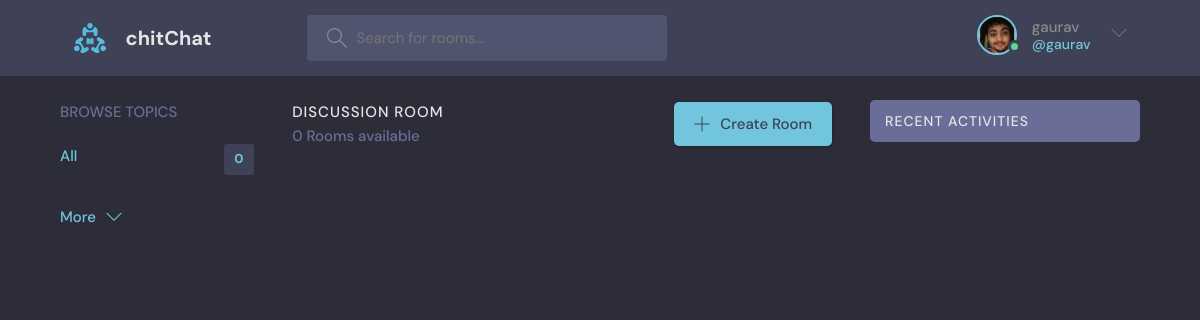
/ (signed in), run on the app's committed database.
### base/models.py (models this page shows)
class User(AbstractUser):
    name= models.CharField(max_length=200,null=True)
    email = models.EmailField(unique=True, null=True)
    bio = models.TextField(null=True)
    avatar = models.ImageField(null=True ,default ="avatar.svg")
    USERNAME_FIELD= 'email'
    REQUIRED_FIELDS= []

### base/views.py (the view)
# urls.py: path('',views.home, name='home'),
def home(request):
    q = request.GET.get('q') if request.GET.get('q') != None else''
    rooms = Room.objects.filter(
        Q(topic__name__icontains=q) |
        Q(name__icontains=q) |
        Q(description__icontains=q)
        )
    topics= Topic.objects.all()[0:5]
    room_count = rooms.count()
    room_messages = Message.objects.filter(Q(room__topic__name__icontains=q))[0
    :3]
    context = {'rooms':rooms , 'topics':topics , 'room_count':room_count,
    'room_messages':room_messages}
    return render(request,'base/home.html',context)

### base/templates/base/home.html (shortened to what this page needs)
{% extends 'main.html' %} {% block content %}
<main class="layout layout--3">
  <div class="container">
    {% include 'base/topics_components.html' %}
    <div class="roomList">
      <div class="roomList__header">
        <div>
          <h2>Discussion Room</h2>
          <p>{{room_count}} Rooms available</p>
        </div>
        <a class="btn btn--main" href="{% url 'create-room' %}">
          <svg
            version="1.1"
            xmlns="http://www.w3.org/2000/svg"
            width="32"
            height="32"
            viewBox="0 0 32 32"
          >
            <title>add</title>
            <path
              d="M16.943 0.943h-1.885v14.115h-14.115v1.885h14.115v14.115h1.885v-14.115h14.115v-1.885h-14.115v-14.115z"
            ></path>
          </svg>
          Create Room
        </a>
      </div>
    </div>
    {% include 'base/activity_component.html' %}
  </div>
</main>
{% endblock %}

### templates/navbar.html (shortened to what this page needs)
{% load static %}
<header class="header header--loggedIn">
  <div class="container">
    <a href="{% url 'home' %}" class="header__logo">
      <img src="{% static 'images/logo.svg' %} " />
      <h1>chitChat</h1>
    </a>
    <form class="header__search" method="GET" action="{% url 'home' %}">
      <label>
        <input name="q" placeholder="Search for rooms..." />
      </label>
    </form>
    <nav class="header__menu">
      {% if request.user.is_authenticated %}
      <div class="header__user">
        <a href="{% url 'update-user' %}">
          <div class="avatar avatar--medium active">
            <img src="{{request.user.avatar.url}}" />
          </div>
          <p>
            {{request.user.username}} <span>@{{request.user.username}}</span>
          </p>
        </a>
        <button class="dropdown-button">
          <svg
            version="1.1"
            xmlns="http://www.w3.org/2000/svg"
            width="32"
            height="32"
            viewBox="0 0 32 32"
          >
            <title>chevron-down</title>
            <path d="M16 21l-13-13h-3l16 16 16-16h-3l-13 13z"></path>
          </svg>
        </button>
      </div>
      {% else %}
      <a href="{% url 'login' %}">
        <img src="{% static 'images/avatar.svg' %}" />
        <p>Login</p>
      </a>
      {% endif %}
    </nav>
  </div>
</header>

### static/styles/style.css (style rules this page uses)
:root { --color-main: #71c6dd; --color-main-light: #e1f6fb; --color-dark: #3f4156; --color-dark-medium: #51546e; --color-dark-light: #696d97; --color-light: #e5e5e5; --color-gray: #8b8b8b; --color-light-gray: #b2bdbd; --color-bg: #2d2d39; --color-success: #5dd693; --color-error: #fc4b0b; }
* { font-family: "DM Sans", -apple-system, BlinkMacSystemFont, "Segoe UI", Roboto, Oxygen, Ubuntu, Cantarell, "Open Sans", "Helvetica Neue", sans-serif; margin: 0; padding: 0; box-sizing: border-box; text-rendering: optimizeLegibility; font-size: inherit; }
html { font-size: 56.25%; }
@media only screen and (min-width: 1200px) { html { font-size: 62.5%; } }
body { line-height: 1.6; font-weight: 400; font-size: 1.5rem; color: var(--color-light-gray); background-color: var(--color-bg); min-height: 100vh; }
img { width: 100%; }
a { display: inline-block; color: var(--color-main); text-decoration: none; }
.container { max-width: 120rem; width: 90%; margin: auto; }
.btn { background-color: transparent; border: none; display: inline-flex; align-items: center; gap: 1rem; cursor: pointer; transition: all ease-in-out 0.3s; padding: 1rem 2rem; border-radius: 5px; box-shadow: 1px 1px 3px 1px rgba(0, 0, 0, 0.15); font-weight: 500; }
.btn--main { background-color: var(--color-main); color: var(--color-dark); }
.btn > svg { fill: currentColor; width: 1.6rem; height: 1.6rem; }
.avatar { position: relative; display: inline-block; border-radius: 50%; border: 2px solid var(--color-main); }
.avatar img { display: block; border-radius: 50%; object-fit: cover; object-position: center; }
.avatar::after { content: ""; display: block; position: absolute; background-color: var(--color-gray); z-index: 111; border-radius: 50%; border: 0.3rem solid var(--color-dark); }
.avatar.active::after { background-color: var(--color-success); }
.avatar.avatar--medium img { width: 3.6rem; height: 3.6rem; border-radius: 50%; }
.avatar.avatar--medium:after { width: 0.7rem; height: 0.7rem; bottom: 0px; right: -6px; }
.header { padding: 1.5rem; background-color: var(--color-dark); }
.header > .container { display: flex; gap: 9.5rem; }
.header__logo, .header__user { display: flex; gap: 2rem; align-items: center; }
.header__logo > img { height: 3.2rem; width: 3.2rem; }
.header__logo > h1 { font-weight: 700; font-size: 2rem; color: var(--color-light); }
.header__search > label { background-color: var(--color-dark-medium); padding: 1.3rem 1rem; display: flex; align-items: center; gap: 1rem; border-radius: 4px; }
.header__search svg { fill: var(--color-gray); width: 2rem; height: 2rem; margin-left: 1rem; }
.header__search input { width: 30rem; background: transparent; border: none; outline: none; color: var(--color-light); }
.header__menu { margin-left: auto; position: relative; }
.header__menu a { display: flex; gap: 1.5rem; align-items: center; font-weight: 500; text-decoration: none; color: var(--color-gray); }
.header__menu img { height: 3.6rem; }
.header__menu p { line-height: 1.2; }
.header__menu span { color: var(--color-main); font-weight: 500; font-size: 1.4rem; display: block; }
.header__menu svg { width: 1.6rem; height: 1.6rem; fill: var(--color-dark-light); }
.dropdown-button { background: transparent; border: 0; outline: 0; cursor: pointer; }
.layout { margin-top: 2.4rem; }
.layout > .container { display: flex; justify-content: space-between; align-items: flex-start; }
.layout--3 > .container > div:nth-child(2) { flex-basis: 50%; }
.roomList__header { display: flex; justify-content: space-between; align-items: center; margin-bottom: 2.4rem; }
.roomList__header h2 { text-transform: uppercase; font-weight: 500; color: var(--color-light); letter-spacing: 1px; }
.roomList__header p { font-weight: 500; color: var(--color-dark-light); }

### data on the page
User: user.avatar (picture), user.username "gaurav"

### other printed values
{{ topics.count }} "0"
{{ room_count }} "0"
